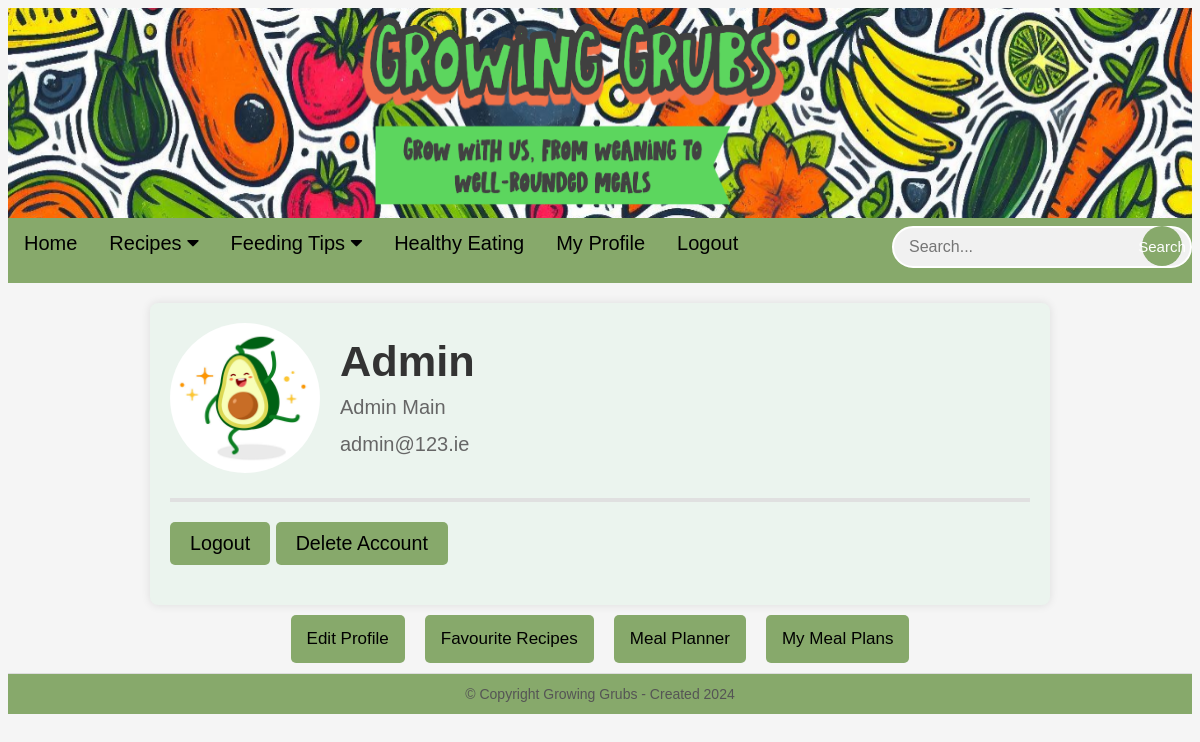
Screenshot of /profile (signed in) with the database file from the repository.
### mod/models.py (models this page shows, shortened)
class Users(UserMixin, db.Model):
    __tablename__ = 'users'
    id = db.Column(db.Integer, primary_key=True, autoincrement=True)
    profile_image = db.Column(db.String(100), nullable=True)
    username = db.Column(db.String(100), unique=True, nullable=False)
    first_name = db.Column(db.String(100), nullable=False)
    last_name = db.Column(db.String(100), nullable=False)
    email = db.Column(db.String(100), nullable=False)
    password = db.Column(db.String(100), nullable=False)
    favourites = db.relationship('Favourites', secondary=user_favourites, backref=db.backref('users', lazy='dynamic'))

### mod/app.py (the view)
@other_routes.route('/profile', methods=['GET', 'POST'])
@login_required
def profile():
    logger = current_app.logger
    available_profile_images = ['avo.jpg', 'cherries.jpg', 'orange.jpg', 'strawberry.jpg', 'watermelon.jpg']
    user_info = {
        'profile_image': current_user.profile_image,
        'username': current_user.username,
        'first_name': current_user.first_name,
        'last_name': current_user.last_name,
        'email': current_user.email,
        'favourites': current_user.favourites
    }
    logger.info(f"User favourites: {user_info['favourites']}")
    meal_plans = MealPlan.query.filter_by(user_id=current_user.id).all()
    logger.info(f'Fetched {len(meal_plans)} meal plans for user ID {current_user.id}.')
    meal_plan_details = {}
    for meal_plan in meal_plans:
        meal_plan_days = MealPlanDay.query.filter_by(meal_plan_id=meal_plan.id).all()
        days = [
            {
                'day': meal_plan_day.day,
                'breakfast': meal_plan_day.breakfast.title if meal_plan_day.breakfast else None,
                'lunch': meal_plan_day.lunch.title if meal_plan_day.lunch else None,
                'dinner': meal_plan_day.dinner.title if meal_plan_day.dinner else None
            }
            for meal_plan_day in meal_plan_days
        ]
        meal_plan_details[meal_plan.id] = {
            'name': meal_plan.name,
            'days': days
        }
        logger.info(f"Meal plan details for {meal_plan.name}: {days}")
    return render_template('profile.html',
                           user=user_info,
                           available_profile_images=available_profile_images,
                           meal_plans=meal_plans,
                           meal_plan_details=meal_plan_details)

### server_main.py
class SearchForm(FlaskForm):
    search = StringField('Search', validators=[DataRequired()])
    submit = SubmitField('Search')

### mod/user_manager.py (called while the page is built)
@login_manager.user_loader
def load_user(user_id):
    from mod.models import Users  # Local import to avoid circular dependency
    return Users.query.get(int(user_id))  # Retrieve user from the database using user_id

### server_main.py (called while the page is built)
@application.context_processor
def inject_search_form():
    return {'form': SearchForm()}

### templates/profile.html (shortened to what this page needs)
<!DOCTYPE html>
<html lang="en">
<head>
    <link rel="stylesheet" type="text/css" href="{{ url_for('other_routes.static', filename='css/homepage/main.css') }}">
    <link rel="stylesheet" type="text/css" href="{{ url_for('other_routes.static', filename='css/homepage/header.css') }}">
    <link rel="stylesheet" type="text/css" href="{{ url_for('other_routes.static', filename='css/homepage/main-content.css') }}">
    <link rel="stylesheet" type="text/css" href="{{ url_for('other_routes.static', filename='css/homepage/right-sidebar.css') }}">
    <link rel="stylesheet" type="text/css" href="{{ url_for('other_routes.static', filename='css/homepage/footer.css') }}">
    <link rel="stylesheet" type="text/css" href="{{ url_for('other_routes.static', filename='css/homepage/navbar.css') }}">
    <link rel="stylesheet" href="https://cdnjs.cloudflare.com/ajax/libs/font-awesome/4.7.0/css/font-awesome.min.css">
    <link rel="stylesheet" type="text/css" href="{{ url_for('other_routes.static', filename='css/profile.css') }}">
</head>
<body class="profile-page">
    <header class="header">
        <img class="header-image" src="static/images/growinggrubs_header_3.png" alt="header-image">
    </header>
    <nav class="navbar">
        {% include 'navbar.html' %}
    </nav>
    <main>
        <div class="profile-container">
            <div class="profile-header">
                <div class="profile-image">
                    <img src="{{ url_for('static', filename='images/profiles/' + (user.profile_image if user.profile_image else 'default.jpg')) }}" alt="Profile Image">
                </div>
                <div class="profile-info">
                    <h1>{{ user.username }}</h1>
                    <p>{{ user.first_name }} {{ user.last_name }}</p>
                    <p>{{ user.email }}</p>
                </div>
            </div>
            <div class="profile-actions">
                <form method="POST" action="{{ url_for('other_routes.logout') }}">
                    <button type="submit">Logout</button>
                    <button type="button" onclick="confirmDelete()">Delete Account</button>
                </form>
            </div>
        </div>
        <div class="tab-container">
            <button class="tablink" onclick="openTab(event, 'Edit_Profile')">Edit Profile</button>
            <button class="tablink" onclick="openTab(event, 'Recipes')">Favourite Recipes</button>
            <button class="tablink" onclick="window.location.href='{{ url_for('other_routes.meal_planner') }}'">Meal Planner</button>
            <button class="tablink" onclick="openTab(event, 'MyMealPlans')">My Meal Plans</button>
        </div>
    </main>
    <footer class="footer">
        <p class="footer_text">&#169 Copyright Growing Grubs - Created 2024</p>
    </footer>
</body>
</html>

### templates/navbar.html (shortened to what this page needs)
    <nav class="navbar">
    <a href="{{ url_for('other_routes.index') }}">Home</a>
    <div class="navbar_dropdown">
      <button class="dropdown">Recipes
        <i class="fa fa-caret-down"></i>
      </button>
    </div>
    <div class="navbar_dropdown">
      <button class="dropdown">Feeding Tips
        <i class="fa fa-caret-down"></i>
      </button>
    </div>
    <a href="{{ url_for('other_routes.healthy_eating') }}">Healthy Eating</a>
    {% if current_user.is_authenticated %}
        <a href="{{ url_for('other_routes.profile') }}" class="navbar-link">My Profile</a>
            <form method="POST" action="{{ url_for('other_routes.logout') }}">
                <button type="submit" class="navbar-logout">Logout</button>
            </form>
    {% else %}
        <a href="{{ url_for('other_routes.login') }}">Login</a>
        <a href="{{ url_for('other_routes.register_user') }}">Register</a>
    {% endif %}
    <div class="search-container">
        <form method="POST" action="{{ url_for('other_routes.search') }}">
            <input type="text" name="search" placeholder="Search...">
            <button type="submit">Search</button>
        </form>
    </div>
    </nav>

### static/css/homepage/main.css (style rules this page uses)
html { font-size: calc(15px + 0.390625vw); margin: 0; padding: 0; height: 100%; font-family: Arial, sans-serif; background-color: #f5f5f5; color: #333; }
* { box-sizing: border-box; }

### static/css/homepage/header.css (style rules this page uses)
.header { padding: 0px; position: relative; text-align: center; color: #333; overflow-x: visible; margin: 0 auto; padding-top: 0; width: 100%; }
.header-image { background-size: cover; background-position: center; height: 210px; width: 100%; display: block; }

### static/css/homepage/main-content.css (style rules this page uses)
h1 { font-size: 24px; color: #333; margin-bottom: 15px; }
p { font-size: 20px; color: #555; line-height: 1.6; margin-bottom: 20px; }

### static/css/homepage/footer.css (style rules this page uses)
.footer { position: relative; left:0px; bottom:0px; height:40px; width:100%; display: flex; justify-content: center; align-items: center; background:#87a96b; color: black; text-align: center; border-top: 1px solid #ddd; padding: 20px; margin-top: auto; }
.footer_text { font-size: 14px; margin: 0; }

### static/css/homepage/navbar.css (style rules this page uses)
.navbar, .navbar-logout { display: flex; background-color: #87a96b; overflow: visible; position: sticky; top: 0; width: 100%; z-index: 1000; }
.navbar a { font-size: 20px; color: black; padding: 14px 16px; text-decoration: none; text-align: center; display: block; }
.navbar_dropdown { position: relative; display: inline-block; }
.navbar_dropdown .dropdown { font-size: 20px; border: none; outline: none; color: black; background-color: #87a96b; font-family: inherit; padding: 14px 16px; cursor: pointer; }
.search-container { margin-left: auto; padding-left: 20px; position: relative; }
.navbar input[type=text] { padding: 10px 15px; margin-top: 8px; font-size: 16px; border: 2px solid #fff; border-radius: 50px; background-color: #f1f1f1; width: 300px; transition: width 0.4s ease-in-out; }
.search-container button { position: absolute; right: 0; top: 8px; padding: 10px; margin-right: 10px; background-color: #87a96b; color: #fff; font-size: 15px; border: none; border-radius: 50%; cursor: pointer; transition: background-color 0.3s ease-in-out, transform 0.2s ease-in-out; width: 40px; height: 40px; display: flex; justify-content: center; align-items: center; }
.navbar-logout { font-size: 20px; color: black; padding: 14px 16px; text-decoration: none; text-align: center; display: block; border: none; cursor: pointer; font-family: inherit; }

### static/css/profile.css (style rules this page uses)
.profile-container { max-width: 900px; margin: 0 auto; padding: 20px; background: #ebf4ee; border-radius: 8px; box-shadow: 0 0 10px rgba(0, 0, 0, 0.1); display: flex; flex-direction: column; }
.profile-header { display: flex; align-items: center; border-bottom: 4px solid #e0e0e0; padding-bottom: 20px; margin-bottom: 20px; }
.profile-image img { border-radius: 50%; width: 150px; height: 150px; object-fit: cover; margin-right: 20px; }
.profile-info { flex-grow: 1; }
.profile-info h1, .meal-plan-title { margin: 0; font-size: 2.2em; color: #333; }
.profile-info p { margin: 5px 0; color: #666; }
.profile-actions { display: flex; justify-content: space-between; margin-bottom: 20px; }
.profile-actions button, .button { padding: 10px 20px; font-size: 1em; color: black; background: #87a96b; border: none; border-radius: 5px; cursor: pointer; transition: background 0.3s ease; }
.tab-container { display: flex; justify-content: center; }
.tablink { margin: 10px; background-color: #87a96b; border: none; padding: 14px 16px; cursor: pointer; font-size: 17px; border: none; border-radius: 5px; transition: background 0.3s; }
input[type="text"], input[type="email"], select { width: 100%; padding: 10px; border: 1px solid #e0e0e0; border-radius: 5px; margin-bottom: 15px; }

### rows the page displays
Users: profile_image (picture), username "Admin", first_name "Admin", last_name "Main", email "admin@123.ie"
